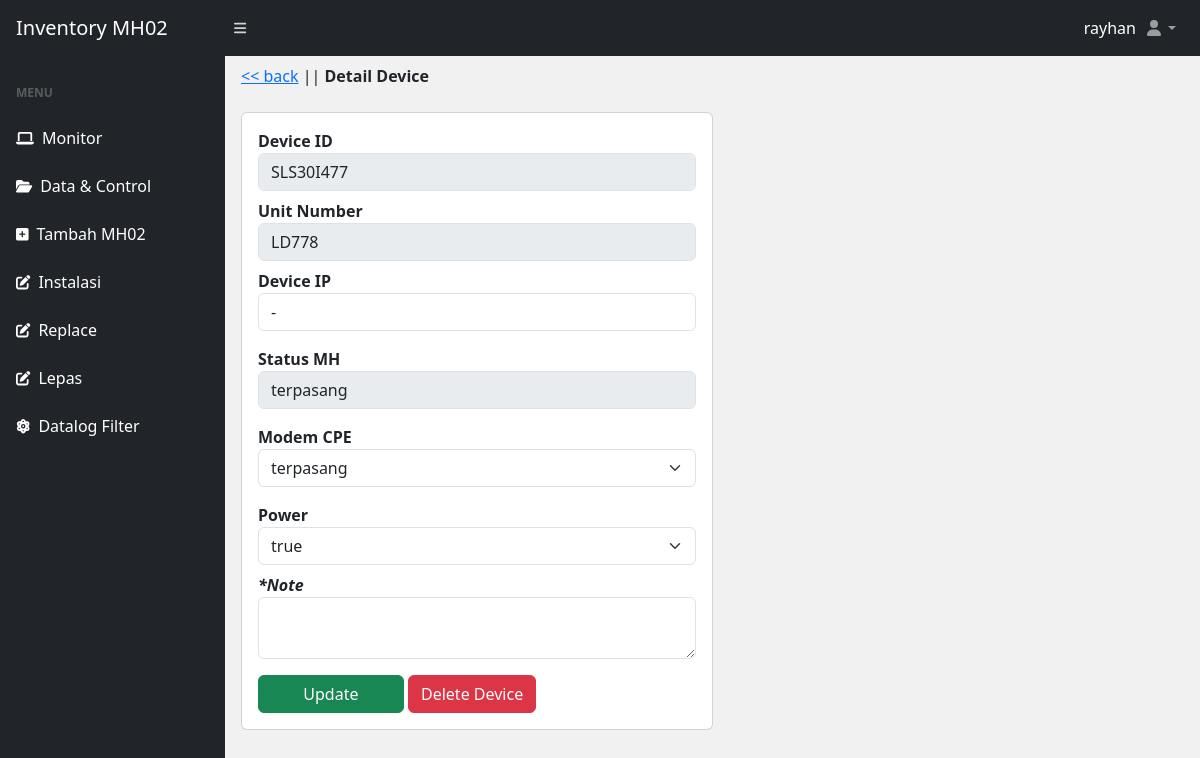
Page /edit-unit.php?deviceid=SLS30I477 (signed in) on the committed database.
### tables this page shows
CREATE TABLE `devices` (
  `id` int(11) NOT NULL,
  `deviceid` varchar(50) NOT NULL,
  `unitno` varchar(50) DEFAULT NULL,
  `deviceip` varchar(50) DEFAULT NULL,
  `mh02status` varchar(55) NOT NULL,
  `modem_cpe` varchar(20) NOT NULL,
  `power` varchar(20) NOT NULL,
  `last_update` varchar(55) NOT NULL,
  `note` longtext NOT NULL,
  `date_created` varchar(25) NOT NULL
);

### edit-unit.php (the view, shortened to what this page needs)
<?php
include("database/db.php");
$deviceid = $_GET['deviceid'];
?>
<!DOCTYPE html>
<html lang="en">
<head>
  <?php include('./include/meta.php') ?>
</head>
<body class="sb-nav-fixed">
  <?php include('./include/nav.php') ?>
  <div id="layoutSidenav">
    <?php include('./include/sidenav.php') ?>
    <div id="layoutSidenav_content">
    <main>
        <div class="container-fluid px-3">
          <ol class="breadcrumb mb-4 mt-2">
            <li class=""><a href="./"><< back</a> | </li>
            <li class="">| <b>Detail Device</b></li>
          </ol>
            <div class="card mt-3 col-md-6">
                <div class="card-body">
                  <?php
                  $get_device = mysqli_query($conn, "SELECT * FROM devices WHERE deviceid = '$deviceid'");
                  $row = mysqli_fetch_array($get_device);
                  ?>
                    <form class="row g-3" method="POST" enctype="multipart/form-data">
                    <div class="">
                    <label for="" class="form-label-md"><b>Device ID</b></label>
                    <input type="text" class="form-control" value="<?= $row['deviceid'] ?>"  name="unit_number" readonly>
                    <label for="" class="form-label-md mt-2"><b>Unit Number</b></label>
                    <input type="text" class="form-control" value="<?= $row['unitno'] ?>"  name="unit_number" readonly>
                    <label for="" class="form-label-md mt-2"><b>Device IP</b></label>
                    <input type="text" class="form-control" value="<?= $row['deviceip'] ?>"  name="device_ip">
                    <?php
                    if ($row['mh02status'] != 'terpasang') {
                    ?>
                    <label for="" class="form-label-md mt-3"><b>Status MH</b></label>
                    <select name="status" class="form-select" id="" require>
                        <option value="<?= $row['mh02status'] ?>"><?= $row['mh02status'] ?></option>
                        <option value="rusak">Rusak</option>
                        <option value="standby">Standby</option>
                        <option value="kembali ke HO">Kembali ke HO</option>
                        <option value="terpasang">Terpasang</option>
                    </select>
                    <?php }else{?>
                      <label for="" class="form-label-md mt-3"><b>Status MH</b></label>
                      <input type="text" name="status" value="<?= $row['mh02status'] ?>" class="form-control" readonly >
                    <?php } ?>
                    <label for="" class="form-label-md mt-3"><b>Modem CPE</b></label>
                    <select name="modem_cpe" class="form-select" id="" require>
                        <option value="<?= $row['modem_cpe'] ?>"><?= $row['modem_cpe'] ?></option>
                    </select>
                    <label for="" class="form-label-md mt-3"><b>Power</b></label>
                    <select name="power" class="form-select" id="" require>
                        <option value="<?= $row['power'] ?>"><?= $row['power'] ?></option>
                    </select>
                    <label for="" class="form-label-md mt-2"><b><i>*Note</b></i></label>
                    <textarea name="note" class="form-control" id="" value="<?= $row['note'] ?>"> <?= $row['note'] ?></textarea>
                      <div class="mt-3">
                        <input type="submit" class="btn btn-success col-md-4" name="submit" value="Update" />
                        <a class="btn btn-danger" onclick="return confirm('Apakah anda yakin ingin menghapus data, ini akan hilang selamanya?')" href="delete.php?deviceid=<?= $deviceid ?>">Delete Device</a>
                      </div>
                    </div>
                    </form>
                </div>
            </div>
        </div>
    </main>
    </div>
  </div>
</body>
</html>

### edit-unit.php (style rules this page uses)
body { background-color: #f1f1f1; }

### rows in the picture
devices: unit_number "SLS30I477", unit_number "LD778", device_ip "-", status "terpasang", modem_cpe "terpasang", power "true"

### other values in the picture
$_SESSION['admin']['username'] "rayhan"
